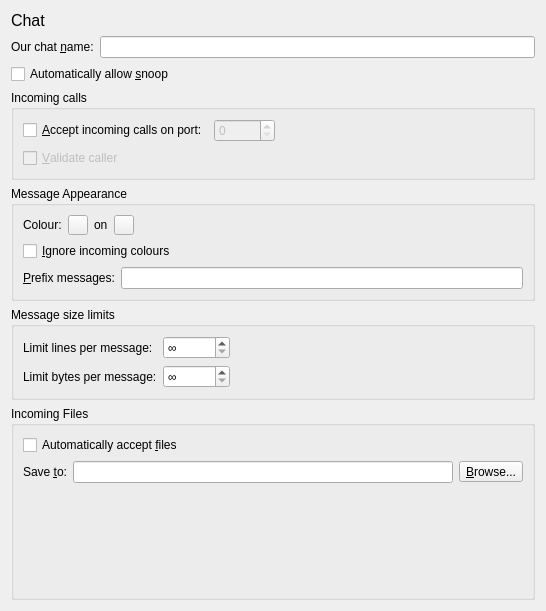
<?xml version="1.0" encoding="UTF-8"?>
<ui version="4.0">
 <class>PrefsChat</class>
 <widget class="QWidget" name="PrefsChat">
  <property name="geometry">
   <rect>
    <x>0</x>
    <y>0</y>
    <width>546</width>
    <height>611</height>
   </rect>
  </property>
  <property name="windowTitle">
   <string>Chat</string>
  </property>
  <layout class="QVBoxLayout" name="verticalLayout">
   <item>
    <widget class="QLabel" name="label_title">
     <property name="sizePolicy">
      <sizepolicy hsizetype="Preferred" vsizetype="Fixed">
       <horstretch>0</horstretch>
       <verstretch>0</verstretch>
      </sizepolicy>
     </property>
     <property name="font">
      <font>
       <pointsize>12</pointsize>
      </font>
     </property>
     <property name="text">
      <string>Chat</string>
     </property>
    </widget>
   </item>
   <item>
    <layout class="QFormLayout" name="_chat_name">
     <item row="0" column="0">
      <widget class="QLabel" name="ChatName_label">
       <property name="text">
        <string>Our chat &amp;name:</string>
       </property>
       <property name="buddy">
        <cstring>ChatName</cstring>
       </property>
      </widget>
     </item>
     <item row="0" column="1">
      <widget class="QLineEdit" name="ChatName"/>
     </item>
    </layout>
   </item>
   <item>
    <widget class="QCheckBox" name="AutoAllowSnooping">
     <property name="text">
      <string>Automatically allow &amp;snoop</string>
     </property>
    </widget>
   </item>
   <item>
    <widget class="QGroupBox" name="_incoming_calls">
     <property name="title">
      <string>Incoming calls</string>
     </property>
     <layout class="QVBoxLayout" name="verticalLayout_2">
      <item>
       <layout class="QHBoxLayout" name="_incoming">
        <item>
         <widget class="QCheckBox" name="AcceptChatConnections">
          <property name="text">
           <string>&amp;Accept incoming calls on port:</string>
          </property>
         </widget>
        </item>
        <item>
         <widget class="QSpinBox" name="ChatPort">
          <property name="enabled">
           <bool>false</bool>
          </property>
          <property name="sizePolicy">
           <sizepolicy hsizetype="Fixed" vsizetype="Fixed">
            <horstretch>0</horstretch>
            <verstretch>0</verstretch>
           </sizepolicy>
          </property>
          <property name="maximum">
           <number>65535</number>
          </property>
         </widget>
        </item>
        <item>
         <spacer name="horizontalSpacer_2">
          <property name="orientation">
           <enum>Qt::Orientation::Horizontal</enum>
          </property>
          <property name="sizeHint" stdset="0">
           <size>
            <width>40</width>
            <height>20</height>
           </size>
          </property>
         </spacer>
        </item>
       </layout>
      </item>
      <item>
       <widget class="QCheckBox" name="ValidateIncomingChatCalls">
        <property name="enabled">
         <bool>false</bool>
        </property>
        <property name="text">
         <string>&amp;Validate caller</string>
        </property>
       </widget>
      </item>
     </layout>
    </widget>
   </item>
   <item>
    <widget class="QGroupBox" name="_message_appearance">
     <property name="title">
      <string>Message Appearance</string>
     </property>
     <layout class="QVBoxLayout" name="verticalLayout_3">
      <item>
       <layout class="QHBoxLayout" name="_color">
        <item>
         <widget class="QLabel" name="ChatForegroundColour_label">
          <property name="text">
           <string>Colour:</string>
          </property>
          <property name="buddy">
           <cstring>ChatForegroundColour</cstring>
          </property>
         </widget>
        </item>
        <item>
         <widget class="ColorPickerButton" name="ChatForegroundColour">
          <property name="maximumSize">
           <size>
            <width>20</width>
            <height>20</height>
           </size>
          </property>
         </widget>
        </item>
        <item>
         <widget class="QLabel" name="ChatBackgroundColour_label">
          <property name="text">
           <string>on</string>
          </property>
         </widget>
        </item>
        <item>
         <widget class="ColorPickerButton" name="ChatBackgroundColour">
          <property name="maximumSize">
           <size>
            <width>20</width>
            <height>20</height>
           </size>
          </property>
         </widget>
        </item>
        <item>
         <spacer name="horizontalSpacer">
          <property name="orientation">
           <enum>Qt::Orientation::Horizontal</enum>
          </property>
          <property name="sizeHint" stdset="0">
           <size>
            <width>0</width>
            <height>0</height>
           </size>
          </property>
         </spacer>
        </item>
       </layout>
      </item>
      <item>
       <widget class="QCheckBox" name="IgnoreChatColours">
        <property name="text">
         <string>&amp;Ignore incoming colours</string>
        </property>
       </widget>
      </item>
      <item>
       <layout class="QFormLayout" name="_prefix">
        <item row="0" column="0">
         <widget class="QLabel" name="ChatMessagePrefix_label">
          <property name="text">
           <string>&amp;Prefix messages:</string>
          </property>
          <property name="buddy">
           <cstring>ChatMessagePrefix</cstring>
          </property>
         </widget>
        </item>
        <item row="0" column="1">
         <widget class="QLineEdit" name="ChatMessagePrefix"/>
        </item>
       </layout>
      </item>
     </layout>
    </widget>
   </item>
   <item>
    <widget class="QGroupBox" name="_size_limits">
     <property name="title">
      <string>Message size limits</string>
     </property>
     <layout class="QFormLayout" name="formLayout">
      <item row="0" column="0">
       <widget class="QLabel" name="ChatMaxLinesPerMessage_label">
        <property name="text">
         <string>Limit lines per message:</string>
        </property>
        <property name="buddy">
         <cstring>ChatMaxLinesPerMessage</cstring>
        </property>
       </widget>
      </item>
      <item row="0" column="1">
       <widget class="QSpinBox" name="ChatMaxLinesPerMessage">
        <property name="sizePolicy">
         <sizepolicy hsizetype="Fixed" vsizetype="Fixed">
          <horstretch>0</horstretch>
          <verstretch>0</verstretch>
         </sizepolicy>
        </property>
        <property name="specialValueText">
         <string>∞</string>
        </property>
        <property name="maximum">
         <number>1000000</number>
        </property>
       </widget>
      </item>
      <item row="1" column="0">
       <widget class="QLabel" name="ChatMaxBytesPerMessage_label">
        <property name="text">
         <string>Limit bytes per message:</string>
        </property>
        <property name="buddy">
         <cstring>ChatMaxBytesPerMessage</cstring>
        </property>
       </widget>
      </item>
      <item row="1" column="1">
       <widget class="QSpinBox" name="ChatMaxBytesPerMessage">
        <property name="sizePolicy">
         <sizepolicy hsizetype="Fixed" vsizetype="Fixed">
          <horstretch>0</horstretch>
          <verstretch>0</verstretch>
         </sizepolicy>
        </property>
        <property name="specialValueText">
         <string>∞</string>
        </property>
        <property name="maximum">
         <number>1000000</number>
        </property>
       </widget>
      </item>
     </layout>
    </widget>
   </item>
   <item>
    <widget class="QGroupBox" name="_incoming_files">
     <property name="title">
      <string>Incoming Files</string>
     </property>
     <layout class="QVBoxLayout" name="verticalLayout_5">
      <item>
       <widget class="QCheckBox" name="AutoAllowFiles">
        <property name="text">
         <string>Automatically accept &amp;files</string>
        </property>
       </widget>
      </item>
      <item>
       <layout class="QHBoxLayout" name="_save_to">
        <item>
         <widget class="QLabel" name="ChatFileSaveDirectory_label">
          <property name="text">
           <string>Save &amp;to:</string>
          </property>
          <property name="buddy">
           <cstring>ChatFileSaveDirectory</cstring>
          </property>
         </widget>
        </item>
        <item>
         <widget class="QLineEdit" name="ChatFileSaveDirectory"/>
        </item>
        <item>
         <widget class="QToolButton" name="ChatFileSaveDirectory_browse">
          <property name="text">
           <string>&amp;Browse...</string>
          </property>
          <property name="icon">
           <iconset theme="document-open"/>
          </property>
         </widget>
        </item>
       </layout>
      </item>
      <item>
       <spacer name="spacer">
        <property name="orientation">
         <enum>Qt::Orientation::Vertical</enum>
        </property>
        <property name="sizeHint" stdset="0">
         <size>
          <width>0</width>
          <height>0</height>
         </size>
        </property>
       </spacer>
      </item>
     </layout>
    </widget>
   </item>
  </layout>
 </widget>
 <customwidgets>
  <customwidget>
   <class>ColorPickerButton</class>
   <extends>QToolButton</extends>
   <header>colorpickerbutton.h</header>
  </customwidget>
 </customwidgets>
 <resources/>
 <connections>
  <connection>
   <sender>AcceptChatConnections</sender>
   <signal>toggled(bool)</signal>
   <receiver>ChatPort</receiver>
   <slot>setEnabled(bool)</slot>
   <hints>
    <hint type="sourcelabel">
     <x>160</x>
     <y>147</y>
    </hint>
    <hint type="destinationlabel">
     <x>251</x>
     <y>157</y>
    </hint>
   </hints>
  </connection>
  <connection>
   <sender>AcceptChatConnections</sender>
   <signal>toggled(bool)</signal>
   <receiver>ValidateIncomingChatCalls</receiver>
   <slot>setEnabled(bool)</slot>
   <hints>
    <hint type="sourcelabel">
     <x>92</x>
     <y>155</y>
    </hint>
    <hint type="destinationlabel">
     <x>89</x>
     <y>185</y>
    </hint>
   </hints>
  </connection>
 </connections>
</ui>
